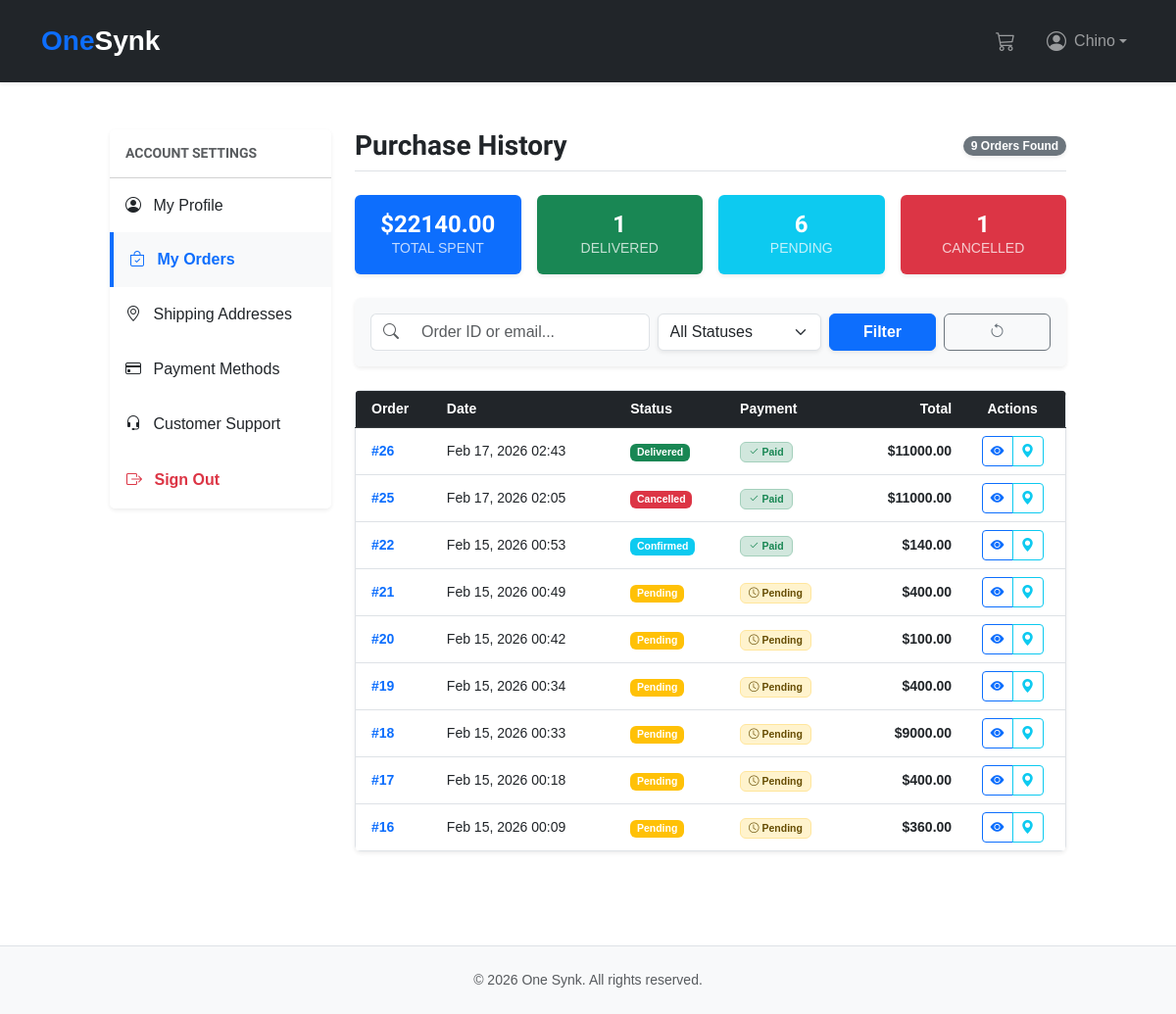
/orders/history/ (signed in), run on the app's committed database.
### accounts/models.py (models this page shows, shortened)
class CustomUser(AbstractUser):
    phone_regex = RegexValidator(
        regex=r"^\d{10}$",
        message=_("Phone number must be exactly 10 digits (e.g., 5522445104)."),
    )
    USER_TYPE_CHOICES = (
        ("regular_user", "Regular User"),
        ("wholesaler", "Wholesaler"),
    )
    class UserTypes(models.TextChoices):
        REGULAR = "regular_user", _("Regular User")
        WHOLESALER = "wholesaler", _("Wholesaler")
    phone = models.CharField(
        _("phone number"),
        max_length=10,
        validators=[phone_regex],
        blank=True,
        null=True,
        help_text=_("Format: 5522445104"),
    )
    user_type = models.CharField(
        max_length=20,
        choices=USER_TYPE_CHOICES,
        default="regular_user",
        help_text=_(
            "Designates whether the user is a regular customer or a wholesaler."
        ),
    )
    stripe_customer_id = models.CharField(
        _("Stripe Customer ID"),
        max_length=255,
        blank=True,
        null=True,
        unique=True,
        help_text=_("Unique identifier for the customer in Stripe."),
    )
    payment_method = models.CharField(
        _("default payment method"),
        max_length=255,
        blank=True,
        null=True,
        help_text=_("ID of the default payment method in Stripe."),
    )
    created_at = models.DateTimeField(_("created at"), auto_now_add=True)
    updated_at = models.DateTimeField(_("updated at"), auto_now=True)
    class Meta:
        verbose_name = _("User")
        verbose_name_plural = _("Users")
        ordering = ["-created_at"]

### orders/models.py (models this page shows, shortened)
class Order(models.Model):
    user = models.ForeignKey(
        CustomUser,
        on_delete=models.CASCADE,
        null=True,
        blank=True,
        related_name="orders",
        verbose_name=_("user"),
    )
    first_name = models.CharField(_("first name"), max_length=50)
    last_name = models.CharField(_("last name"), max_length=50)
    email = models.EmailField(_("email"))
    address = models.CharField(_("address"), max_length=250)
    postal_code = models.CharField(_("postal code"), max_length=20)
    city = models.CharField(_("city"), max_length=100)
    shipping_address = models.ForeignKey(
        Address,
        on_delete=models.SET_NULL,
        null=True,
        blank=True,
        related_name="orders_as_shipping",
        verbose_name=_("shipping address reference"),
    )
    billing_address = models.ForeignKey(
        Address,
        on_delete=models.SET_NULL,
        null=True,
        blank=True,
        related_name="orders_as_billing",
        verbose_name=_("billing address reference"),
    )
    created = models.DateTimeField(_("created at"), auto_now_add=True)
    updated = models.DateTimeField(_("updated at"), auto_now=True)
    paid = models.BooleanField(_("paid"), default=False)
    status = models.CharField(
        _("status"),
        max_length=20,
        choices=STATUS_CHOICES,
        default="pending",
    )
    estimated_delivery_date = models.DateField(
        _("estimated delivery"), null=True, blank=True
    )
    notes = models.TextField(_("internal notes"), blank=True, null=True)
    customer_notes = models.TextField(_("customer notes"), blank=True, null=True)
    stripe_id = models.CharField(_("Stripe Payment ID"), max_length=250, blank=True)
    payment_method = models.ForeignKey(
        PaymentMethod,
        on_delete=models.SET_NULL,
        null=True,
        blank=True,
        related_name="orders",
        verbose_name=_("payment method"),
    )
    coupon = models.ForeignKey(
        Coupon,
        related_name="orders",
        null=True,
        blank=True,
        on_delete=models.SET_NULL,
        verbose_name=_("coupon"),
    )
    discount = models.IntegerField(
        _("discount percentage"),
        default=0,
        validators=[MinValueValidator(0), MaxValueValidator(100)],
    )
    objects = OrderManager()
    class Meta:
        verbose_name = _("Order")
        verbose_name_plural = _("Orders")
        ordering = ["-created"]
        indexes = [
            models.Index(fields=["-created"]),
            models.Index(fields=["status"]),
            models.Index(fields=["paid"]),
            models.Index(fields=["user", "-created"]),
            models.Index(fields=["user", "status"]),
        ]
        constraints = [
            models.CheckConstraint(
                condition=models.Q(discount__gte=0, discount__lte=100),
                name="order_discount_range",
            ),
        ]
    def get_total_cost_before_discount(self):
        return sum(item.get_cost() for item in self.items.all())
    def get_discount(self):
        total = self.get_total_cost_before_discount()
        if self.discount:
            return total * (self.discount / Decimal(100))
        return Decimal(0)
    def get_total_cost(self):
        return self.get_total_cost_before_discount() - self.get_discount()
    def get_status_display_with_badge(self):
        badge_map = {
            "pending": "warning",
            "confirmed": "info",
            "preparing": "primary",
            "shipped": "info",
            "delivered": "success",
            "cancelled": "danger",
        }
        color = badge_map.get(self.status, "secondary")
        return f'<span class="badge bg-{color}">{self.get_status_display()}</span>'

class OrderItem(models.Model):
    order = models.ForeignKey(Order, related_name="items", on_delete=models.CASCADE)
    product = models.ForeignKey(
        Product, related_name="order_items", on_delete=models.CASCADE
    )
    price = models.DecimalField(max_digits=10, decimal_places=2)
    quantity = models.PositiveIntegerField(default=1)
    def get_cost(self):
        return self.price * self.quantity

### orders/views.py (the view)
# urls.py: path("history/", views.order_history, name="order_history"),
@login_required
def order_history(request):
    base_qs = (
        Order.objects.for_user(request.user)
        .select_related("shipping_address", "coupon")
        .order_by("-created")
    )
    status_filter = request.GET.get("status")
    search_query = request.GET.get("q", "")
    orders_qs = base_qs
    if status_filter:
        orders_qs = orders_qs.filter(status=status_filter)
    if search_query:
        orders_qs = orders_qs.filter(
            models.Q(id__iexact=search_query) | models.Q(email__icontains=search_query)
        )
    all_orders = base_qs
    total_spent = sum([o.get_total_cost() for o in all_orders.filter(paid=True)])
    stats = {
        "total_orders": all_orders.count(),
        "total_spent": total_spent,
        "delivered_orders": all_orders.filter(status="delivered").count(),
        "pending_orders": all_orders.filter(status="pending").count(),
        "cancelled_orders": all_orders.filter(status="cancelled").count(),
    }
    paginator = Paginator(orders_qs, 10)
    page_number = request.GET.get("page")
    page_obj = paginator.get_page(page_number)
    return render(
        request,
        "orders/order/order_history.html",
        {
            "orders": page_obj,
            "page_title": "My Order History",
            "stats": stats,
            "status_choices": STATUS_CHOICES,
            "current_status": status_filter,
            "search_query": search_query,
        },
    )

### orders/templates/orders/order/order_history.html (shortened to what this page needs)
{% extends 'shop/base.html' %}
{% load static %}
{% load i18n %}
{% block content %}
<div class="container my-5">
    <div class="row">
        <div class="col-md-3 mb-4 mb-md-0">
            {% include "includes/sidebar.html" %}
        </div>
        <div class="col-md-9">
            <div class="d-flex justify-content-between align-items-center mb-4 pb-2 border-bottom">
                <h2 class="h3 fw-bold mb-0 text-dark">{% trans "Purchase History" %}</h2>
                <span class="badge bg-secondary rounded-pill shadow-sm">{{ stats.total_orders }} {% trans "Orders Found" %}</span>
            </div>
            <div class="row g-3 mb-4">
                <div class="col-6 col-md-3">
                    <div class="card border-0 shadow-sm text-center h-100 bg-primary text-white">
                        <div class="card-body py-3">
                            <h4 class="fw-bold mb-0">${{ stats.total_spent|floatformat:2 }}</h4>
                            <p class="small mb-0 opacity-75 text-uppercase">{% trans "Total Spent" %}</p>
                        </div>
                    </div>
                </div>
                <div class="col-6 col-md-3">
                    <div class="card border-0 shadow-sm text-center h-100 bg-success text-white">
                        <div class="card-body py-3">
                            <h4 class="fw-bold mb-0">{{ stats.delivered_orders }}</h4>
                            <p class="small mb-0 opacity-75 text-uppercase">{% trans "Delivered" %}</p>
                        </div>
                    </div>
                </div>
                <div class="col-6 col-md-3">
                    <div class="card border-0 shadow-sm text-center h-100 bg-info text-white">
                        <div class="card-body py-3">
                            <h4 class="fw-bold mb-0">{{ stats.pending_orders }}</h4>
                            <p class="small mb-0 opacity-75 text-uppercase">{% trans "Pending" %}</p>
                        </div>
                    </div>
                </div>
                <div class="col-6 col-md-3">
                    <div class="card border-0 shadow-sm text-center h-100 bg-danger text-white">
                        <div class="card-body py-3">
                            <h4 class="fw-bold mb-0">{{ stats.cancelled_orders }}</h4>
                            <p class="small mb-0 opacity-75 text-uppercase">{% trans "Cancelled" %}</p>
                        </div>
                    </div>
                </div>
            </div>
            <div class="card border-0 shadow-sm mb-4">
                <div class="card-body bg-light rounded">
                    <form method="get" class="row g-2">
                        <div class="col-md-5">
                            <div class="input-group">
                                <span class="input-group-text bg-white border-end-0 text-muted"><i class="bi bi-search"></i></span>
                                <input type="text" class="form-control border-start-0" name="q"
                                       placeholder="{% trans 'Order ID or email...' %}" value="{{ search_query }}">
                            </div>
                        </div>
                        <div class="col-md-3">
                            <select name="status" class="form-select shadow-sm">
                                <option value="">{% trans "All Statuses" %}</option>
                            </select>
                        </div>
                        <div class="col-md-2">
                            <button type="submit" class="btn btn-primary w-100 fw-bold shadow-sm">{% trans "Filter" %}</button>
                        </div>
                        <div class="col-md-2">
                            <a href="{% url 'orders:order_history' %}" class="btn btn-outline-secondary w-100" title="{% trans 'Clear Filters' %}">
                                <i class="bi bi-arrow-counterclockwise"></i>
                            </a>
                        </div>
                    </form>
                </div>
            </div>
            {% if orders %}
                <div class="table-responsive rounded shadow-sm">
                    <table class="table table-hover align-middle bg-white mb-0 border">
                        <thead class="table-dark">
                            <tr>
                                <th class="ps-3">{% trans "Order" %}</th>
                                <th>{% trans "Date" %}</th>
                                <th>{% trans "Status" %}</th>
                                <th>{% trans "Payment" %}</th>
                                <th class="text-end">{% trans "Total" %}</th>
                                <th class="text-center">{% trans "Actions" %}</th>
                            </tr>
                        </thead>
                        <tbody>
                            {% for order in orders %}
                                <tr>
                                    <td class="ps-3 fw-bold text-primary">#{{ order.id }}</td>
                                    <td class="small">{{ order.created|date:"M d, Y H:i" }}</td>
                                    <td>{{ order.get_status_display_with_badge|safe }}</td>
                                    <td>
                                        {% if order.paid %}
                                            <span class="badge bg-success-subtle text-success border border-success-subtle px-2">
                                                <i class="bi bi-check2"></i> {% trans "Paid" %}
                                            </span>
                                        {% else %}
                                            <span class="badge bg-warning-subtle text-warning-emphasis border border-warning-subtle px-2">
                                                <i class="bi bi-clock"></i> {% trans "Pending" %}
                                            </span>
                                        {% endif %}
                                    </td>
                                    <td class="text-end fw-bold text-dark">${{ order.get_total_cost|floatformat:2 }}</td>
                                    <td class="text-center">
                                        <div class="btn-group" role="group">
                                            <a href="{% url 'orders:order_detail' order.id %}"
                                               class="btn btn-sm btn-outline-primary" title="{% trans 'View Details' %}">
                                                <i class="bi bi-eye-fill"></i>
                                            </a>
                                            <a href="{% url 'orders:order_tracking' order.id %}"
                                               class="btn btn-sm btn-outline-info" title="{% trans 'Live Tracking' %}">
                                                <i class="bi bi-geo-alt-fill"></i>
                                            </a>
                                        </div>
                                    </td>
                                </tr>
                            {% endfor %}
                        </tbody>
                    </table>
                </div>
            {% endif %}
        </div>
    </div>
</div>
{% endblock %}

### shop/templates/shop/base.html (shortened to what this page needs)
{% load static %}
{% load i18n %}
<!DOCTYPE html>
<html lang="en">
<head>
    <link href="https://cdn.jsdelivr.net/npm/bootstrap@5.3.0/dist/css/bootstrap.min.css" rel="stylesheet">
    <link rel="stylesheet" href="https://cdn.jsdelivr.net/npm/bootstrap-icons@1.11.0/font/bootstrap-icons.css">
    <link href="{% static 'css/base.css' %}" rel="stylesheet">
</head>
<body>
    <nav class="navbar navbar-expand-lg navbar-dark bg-dark shadow-sm py-3">
        <div class="container">
            <a href="{% url 'shop:product_list' %}" class="navbar-brand fw-bold fs-3">
                <span class="text-primary">One</span>Synk
            </a>
            <div class="collapse navbar-collapse" id="mainNav">
                <ul class="navbar-nav ms-auto align-items-center">
                    <li class="nav-item me-lg-3">
                        <a class="nav-link position-relative" href="{% url 'cart:cart_detail' %}">
                            <i class="bi bi-cart3 fs-5"></i>
                        </a>
                    </li>
                    {% if user.is_authenticated %}
                        <li class="nav-item dropdown">
                            <a class="nav-link dropdown-toggle d-flex align-items-center" href="#" id="userDropdown" role="button" data-bs-toggle="dropdown">
                                <i class="bi bi-person-circle fs-5 me-2"></i>
                                <span>{{ user.first_name|default:user.username }}</span>
                            </a>
                        </li>
                    {% endif %}
                </ul>
            </div>
        </div>
    </nav>
    <main id="content" class="min-vh-100">
        {% block content %}{% endblock %}
    </main>
    <footer class="bg-light py-4 border-top mt-5">
        <div class="container text-center">
            <p class="text-muted small mb-0">&copy; 2026 One Synk. {% trans "All rights reserved." %}</p>
        </div>
    </footer>
</body>
</html>

### data on the page
CustomUser: first_name "Chino"
Order: id "26", created "Feb 17, 2026 02:43", get_status_display_with_badge "Delivered", get_total_cost "11000.00"
Order: id "25", created "Feb 17, 2026 02:05", get_status_display_with_badge "Cancelled", get_total_cost "11000.00"
Order: id "22", created "Feb 15, 2026 00:53", get_status_display_with_badge "Confirmed", get_total_cost "140.00"
Order: id "21", created "Feb 15, 2026 00:49", get_status_display_with_badge "Pending", get_total_cost "400.00"
Order: id "20", created "Feb 15, 2026 00:42", get_status_display_with_badge "Pending", get_total_cost "100.00"
Order: id "19", created "Feb 15, 2026 00:34", get_status_display_with_badge "Pending", get_total_cost "400.00"
Order: id "18", created "Feb 15, 2026 00:33", get_status_display_with_badge "Pending", get_total_cost "9000.00"
Order: id "17", created "Feb 15, 2026 00:18", get_status_display_with_badge "Pending", get_total_cost "400.00"
Order: id "16", created "Feb 15, 2026 00:09", get_status_display_with_badge "Pending", get_total_cost "360.00"

### other printed values
{{ stats.total_orders }} "9"
{{ stats.total_spent|floatformat:2 }} "22140.00"
{{ stats.delivered_orders }} "1"
{{ stats.pending_orders }} "6"
{{ stats.cancelled_orders }} "1"
